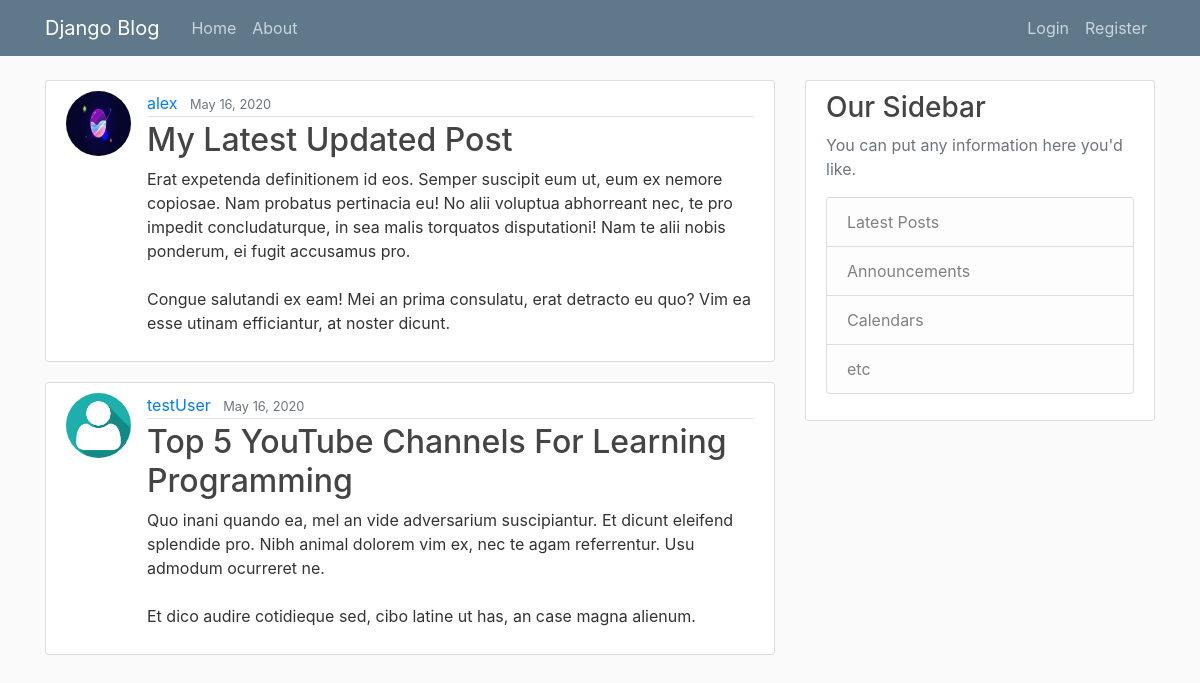
The page / on the database its author committed.
### blog/models.py (models this page shows, shortened)
class Post(models.Model):
    title = models.CharField(max_length=100)
    content = models.TextField()
    date_posted = models.DateTimeField(default=timezone.now)
    author = models.ForeignKey(User, on_delete=models.CASCADE)

### users/models.py (models this page shows, shortened)
class Profile(models.Model):
    user = models.OneToOneField(User, on_delete=models.CASCADE)
    image = models.ImageField(default='default.jpg', upload_to='profile_pics')

### blog/views.py (the view)
# urls.py: path('', PostListView.as_view(), name='blog-home'),
class PostListView(ListView):
    model = Post
    template_name = 'blog/home.html'  # <app>/<model>_<viewtype>.html
    context_object_name = 'posts'
    ordering = ['-date_posted']
    paginate_by = 2

### blog/templates/blog/home.html
{% extends "blog/base.html" %}
{% block content %}
    {% for post in posts %}
        <article class="media content-section">
          <img class="rounded-circle article-img" src="{{ post.author.profile.image.url }}">
          <div class="media-body">
            <div class="article-metadata">
              <a class="mr-2" href="#">{{ post.author }}</a>
              <small class="text-muted">{{ post.date_posted|date:"F d, Y" }}</small>
            </div>
            <h2><a class="article-title" href="#">{{ post.title }}</a></h2>
            <p class="article-content">{{ post.content }}</p>
          </div>
        </article>
    {% endfor %}
{% endblock content %}

### blog/static/blog/main.css (style rules this page uses)
body { background: #fafafa; color: #333333; margin-top: 5rem; }
h1, h2, h3, h4, h5, h6 { color: #444444; }
.content-section { background: #ffffff; padding: 10px 20px; border: 1px solid #dddddd; border-radius: 3px; margin-bottom: 20px; }
.article-title { color: #444444; }
.article-content { white-space: pre-line; }
.article-img { height: 65px; width: 65px; margin-right: 16px; }
.article-metadata { padding-bottom: 1px; margin-bottom: 4px; border-bottom: 1px solid #e3e3e3 }

### rows shown on the page
Post: author.profile.image (picture), author "alex", date_posted "May 16, 2020", title "My Latest Updated Post", content "Erat expetenda definitionem id eos. Semper suscipit eum ut, eum ex nemore copiosae. Nam probatus pertinacia eu! No alii voluptua abhorreant nec, te pro impedit concludaturque, in sea malis torquatos disputationi! Nam te alii nobis ponderum, ei fugit accusamus pro. Congue salutandi ex eam! Mei an prima consulatu, erat detracto eu quo? Vim ea esse utinam efficiantur, at noster dicunt."
Post: author.profile.image (placeholder picture), author "testUser", date_posted "May 16, 2020", title "Top 5 YouTube Channels For Learning Programming", content "Quo inani quando ea, mel an vide adversarium suscipiantur. Et dicunt eleifend splendide pro. Nibh animal dolorem vim ex, nec te agam referrentur. Usu admodum ocurreret ne. Et dico audire cotidieque sed, cibo latine ut has, an case magna alienum."
